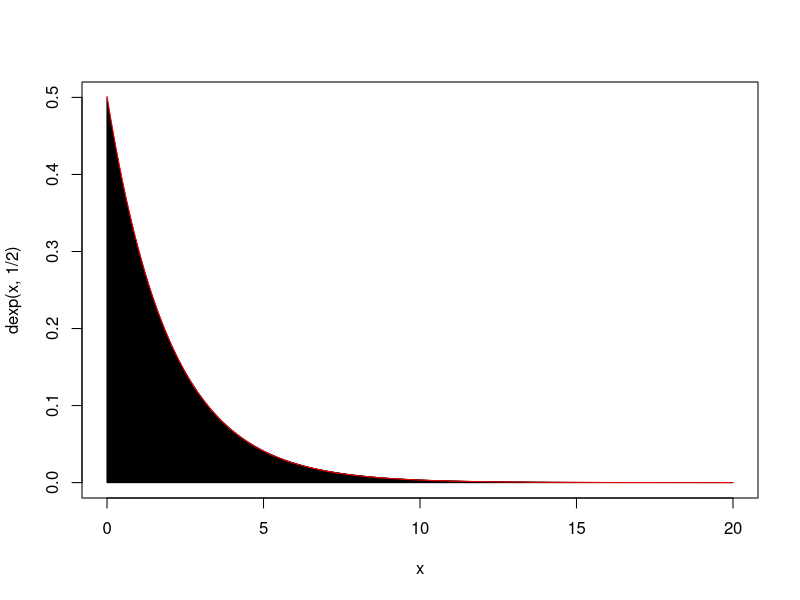

Reproduce this figure in R.
# question no 1
sample<- c(1.3,0.6,1.7,2.2,0.3,1.1,2.1,1.8,0.7)
theta<- 2*mean(sample)
theta

# question no 2
sample<-c(1.3,0.7,3.6,5.4,7.4,2.5,3.2,4.1,2.5,2.6)
theta<-(mean(sample))-1
theta


# question no 3
set.seed(121)
sample<- rexp(100,1/2)
lambda<- 1/mean(sample)
lambda
x<- seq(0,20,0.01)
plot(x,dexp(x,1/2),type='h')
lines(x,dexp(x,lambda),type="l",col="red")

# question no 4
set.seed(0)
sample<- rgamma(1000,5,7)
m1<- mean(sample)
m2<- (sum((sample)^2))/length(sample)
alpha<- (m1^2)/(m2-m1^2)
alpha
beta<- m1/(m2-m1^2)
beta

# question no 5
set.seed(456)
sample<- runif(150,min=2,max=8)
m1<- mean(sample)
m1
m2<- (sum((sample^2)))/length(sample)
m2
a<- m1-sqrt(3*(m2-(m1^2)))
a
b<- m1+sqrt(3*(m2-(m1^2)))
b

# question no 6
x<- 0:5
x
f<- c(241,123,45,13,4,1)
f
data_frame<- data.frame(x=x,f=f)
data_frame
m1<- (sum(f*x))/sum(f)
m1
m2<- (sum(f*(x^2)))/sum(f)
m2
p<- m1/(m2-(m1^2))
p
q<- 1-p
q
k<- (p*m1)/q
k

# question no7
sample7<-c(0.85,0.76,0.82,0.78,0.90,0.9,0.98,0.78)
sample7
mean<- mean(sample7)
mean
theta<- mean/(1-mean)
theta


# question no 8
sample<- c(2,9,7,7,8,4,3,3,6,6)
m1<- mean(sample)
m1
m2<-mean((sample^2))
m2
var<- m2-(m1^2)
var
